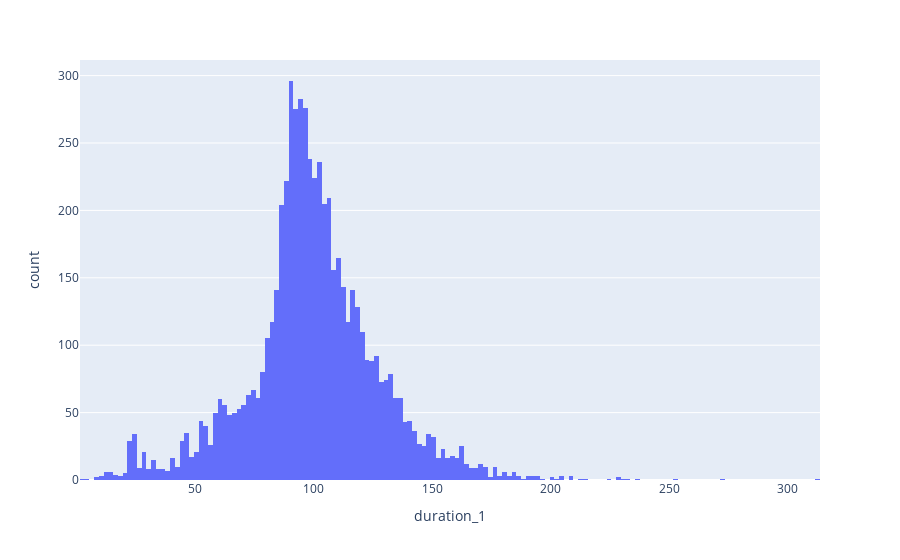

The notebook cell saved with this chart:
### Code cell
px.histogram(movie_df, x='duration_1')

### Figure 1 — Plotly figure (JSON) as saved in the notebook; plotly's stock layout.template omitted (floating-point values rounded to 4 significant figures; data arrays with more than 128 entries replaced by an {"elided": "..."} marker saying what was removed)
{"data": [{"alignmentgroup": "True", "bingroup": "x", "hovertemplate": "duration_1=%{x}<br>count=%{y}<extra></extra>", "legendgroup": "", "marker": {"color": "#636efa", "pattern": {"shape": ""}}, "name": "", "offsetgroup": "", "orientation": "v", "showlegend": false, "type": "histogram", "x": {"elided": "6131 int values"}, "xaxis": "x", "yaxis": "y"}], "layout": {"barmode": "relative", "legend": {"tracegroupgap": 0}, "margin": {"t": 60}, "xaxis": {"anchor": "y", "domain": [0, 1], "title": {"text": "duration_1"}}, "yaxis": {"anchor": "x", "domain": [0, 1], "title": {"text": "count"}}}}
